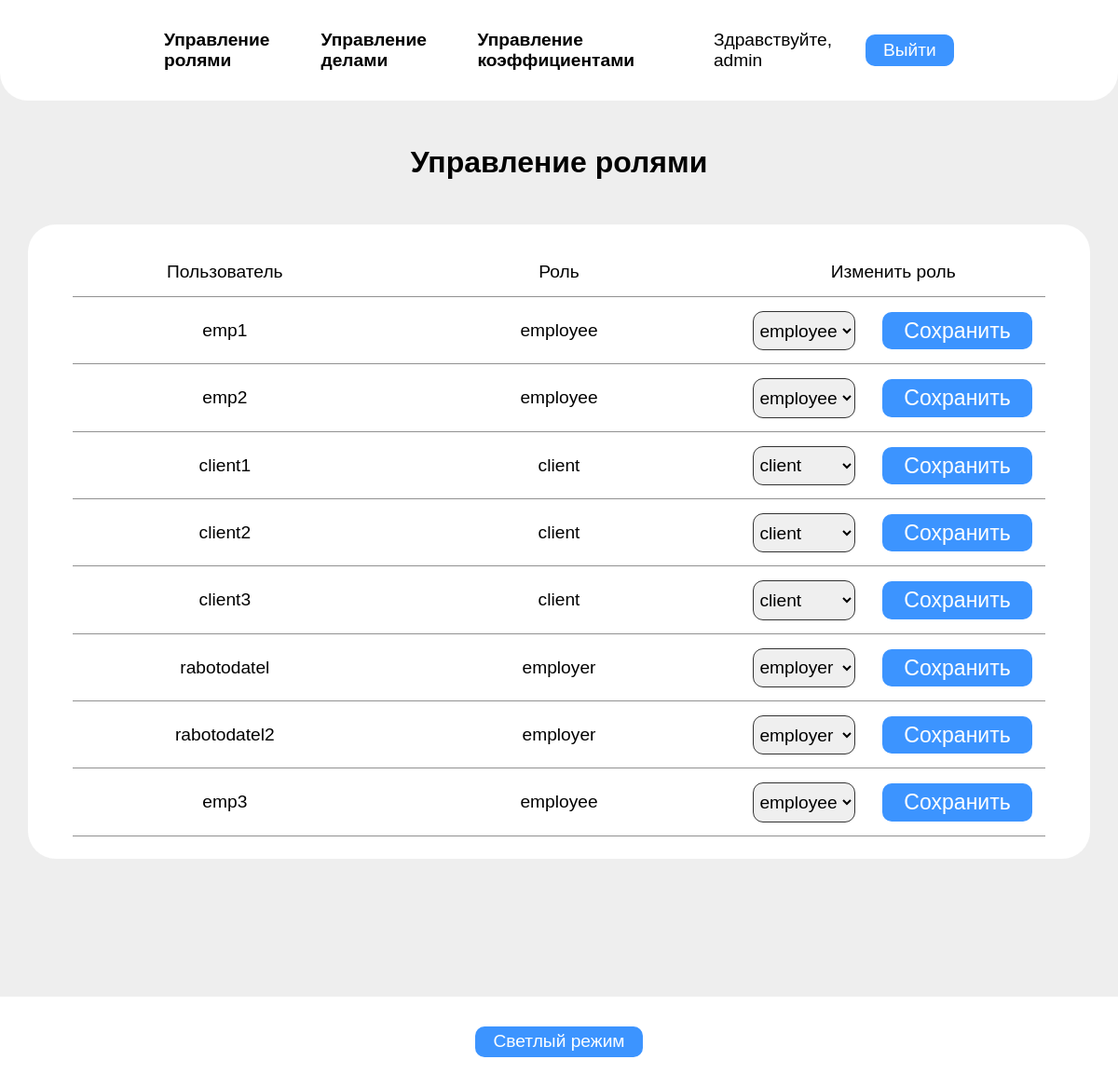
Page /Admin/MainPage/AdminMainPage.php (signed in) on the committed database.
### tables this page shows
CREATE TABLE `user` (
  `id` int(11) NOT NULL,
  `login` varchar(30) NOT NULL,
  `password` varchar(30) NOT NULL,
  `role` varchar(30) NOT NULL
);

### Admin/MainPage/AdminMainPage.php (the view, shortened to what this page needs)
<?php
$pageTitle = "Управление ролями";
include '../../header.php';
include '../../db_connect.php';
$query = "SELECT id, login, role FROM user WHERE role != 'admin'";
$result = $conn->query($query);
?>
<div class="container">
    <h1 class="title main-title"><?php echo $pageTitle ?></h1>
    <div class="admin-table admin-table--roles">
        <div class="table-row table-row--roles">
            <span class="row-item">Пользователь</span>
            <span class="row-item">Роль</span>
            <span class="row-item">Изменить роль</span>
        </div>
        <?php
        if ($result->num_rows > 0) {
            while ($row = $result->fetch_assoc()) {
                echo '<div class="table-row table-row--roles">';
                echo '<span class="row-item">' . htmlspecialchars($row['login']) . '</span>';
                echo '<span class="row-item">' . htmlspecialchars($row['role']) . '</span>';
                echo '<span class="row-item">';
                echo '<form class="update-role-form" method="POST" action="UpdateRole.php">';
                echo '<select class="employee-select" name="role">';
                $roles = ['employee', 'client', 'employer'];
                foreach ($roles as $role) {
                    $selected = ($role == $row['role']) ? 'selected' : '';
                    echo '<option value="' . htmlspecialchars($role) . '" ' . $selected . '>' . htmlspecialchars($role) . '</option>';
                }
                echo '</select>';
                echo '<button class="logout-btn" type="submit">Сохранить</button>';
                echo '</form>';
                echo '</span>';
                echo '</div>';
            }
        } else {
            echo '<div class="table-row"><span class="row-item">Нет пользователей</span></div>';
        }
        ?>
    </div>
</div>
<?php include '../../footer.php'; ?>

### header.php (shortened to what this page needs)
<!DOCTYPE html>
<html lang="ru">
<head>
    <link rel="stylesheet" href="/deloproizvodstvo/assets/css/normalize.css">
    <link rel="stylesheet" href="/deloproizvodstvo/assets/css/styles.css">
</head>
<body>
<header class="header">
    <nav class="header__nav">
        <?php
        if (isset($_SESSION['login'])) {
            $role = $_SESSION['role'] ?? 'client';
            if ($role === 'employer') {
                echo '<a class="nav-link" href="/deloproizvodstvo/Employer/MainPage/EmployerMainPage.php">Дела</a>';
                echo '<a class="nav-link" href="/deloproizvodstvo/Employer/RequestsPage/EmployerRequestsPage.php">Заявки</a>';
            } else if ($role === 'employee') {
                echo '<a class="nav-link" href="/deloproizvodstvo/Employee/MainPage/EmpMainPage.php">Все дела</a>';
                echo '<a class="nav-link" href="/deloproizvodstvo/Employee/ProfilePage/ProfilePage.php">Личный кабинет</a>';
            } else if (($role === 'admin')) {
              echo '<a class="nav-link" href="/deloproizvodstvo/Admin/MainPage/AdminMainPage.php">Управление ролями</a>';
              echo '<a class="nav-link" href="/deloproizvodstvo/Admin/TasksPage/AdminTasksPage.php">Управление делами</a>';
              echo '<a class="nav-link" href="/deloproizvodstvo/Admin/CoefsPage/AdminCoefsPage.php">Управление коэффициентами</a>';
            }
            echo '<span class="header__user">Здравствуйте, ' . htmlspecialchars($_SESSION['login']) . '</span>';
            echo '<form action="/deloproizvodstvo/logout.php" method="post">
            <button class="logout-btn" type="submit">Выйти</button>
          </form>';
        }
        ?>
    </nav>
</header>

### footer.php (shortened to what this page needs)
<footer class="footer">
    <button id="themeToggle" class="logout-btn">Светлый режим</button>
</footer>

### assets/css/styles.css (style rules this page uses)
:root { --font-family: 'Poppins', sans-serif; --accent: #3c94ff; --accent-hover: #3053f0; --white: #fff; --light-gray: #eee; --main-color-dark: #252525; --text-color-dark: #848b97; }
*, *::before, *::after { box-sizing: border-box; }
h1, h2, h3, p { margin: 0; }
body { font-family: var(--font-family), sans-serif; background-color: var(--light-gray); }
.container { position: relative; display: flex; flex-direction: column; align-items: center; min-width: 375px; max-width: 1310px; padding: 0 30px; margin: 0 auto; margin-bottom: 100px; }
.header { z-index: 30; position: sticky; top: 0; display: flex; flex-direction: column; align-items: center; min-width: 375px; width: 100vw; padding: 0 30px; margin: 0 auto; background-color: var(--white); border-radius: 0 0 30px 30px; box-shadow: 0 2px 4px rgba(255, 255, 255, 0.05), 0 3px 10px rgba(255, 255, 255, 0.05); }
.header__nav { display: flex; justify-content: space-between; align-items: center; padding: 2em; width: 80%; }
.nav-link { font-size: 1.2em; color: black; text-decoration: none; font-weight: 600; transition: color 0.2s ease-in-out; }
.header__user { font-size: 1.2em; }
.logout-btn { font-size: 1.2em; color: var(--white); border: none; background-color: var(--accent); border-radius: 10px; padding: 0.3em 1em; transition: background-color 0.2s ease-in-out; }
.title { margin: 1.5em 0; }
.admin-table { background-color: var(--white); width: 100%; border-radius: 30px; padding: 1.5em 3em; box-shadow: 0 2px 4px rgba(255, 255, 255, 0.05), 0 3px 10px rgba(255, 255, 255, 0.05); margin-bottom: 3em; }
.table-row { position: relative; display: grid; grid-template-columns: repeat(5, 18%); gap: 2em; padding: 1em 0; }
.table-row--roles { position: relative; display: grid; grid-template-columns: repeat(3, 1fr); gap: 2em; padding: 1em 0; }
.table-row::after { content: ''; position: absolute; bottom: 0; width: 100%; height: 1px; background-color: rgba(0, 0, 0, 0.432); left: 50%; transform: translateX(-50%); }
.row-item { justify-self: center; font-size: 1.2em; position: relative; display: flex; align-items: center; justify-content: center; text-align: center; }
.employee-select { width: 100%; padding: 0.1em; border: none; outline: 1px solid #000000cd; border-radius: 10px; }
.update-role-form { display: flex; gap: 30px; }
.footer { margin-top: auto; padding: 2em; background-color: #fff; color: #000; display: flex; align-items: center; justify-content: center; }

### rows in the picture
user: login "emp1", role "employee"
user: login "emp2", role "employee"
user: login "client1", role "client"
user: login "client2", role "client"
user: login "client3", role "client"
user: login "rabotodatel", role "employer"
user: login "rabotodatel2", role "employer"
user: login "emp3", role "employee"

### other values in the picture
$_SESSION['login'] "admin"
$pageTitle "Управление ролями"
form field role "employee"
form field role "client"
form field role "employer"
